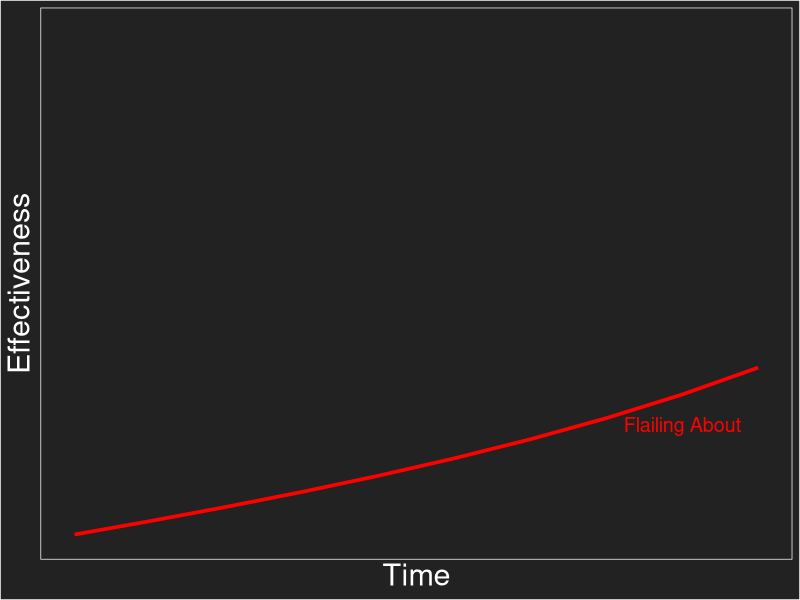
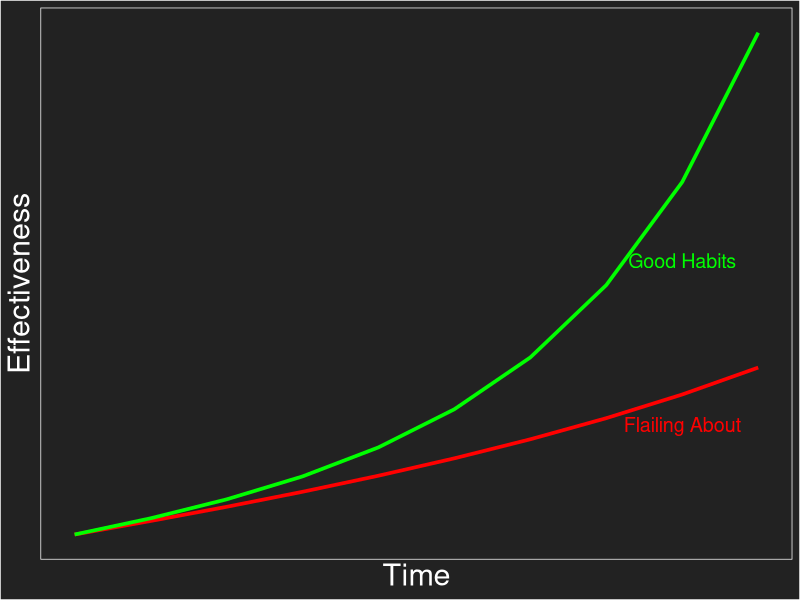

Source code (R) for these figures, in order:
## ---- chunk 1
knitr::opts_chunk$set(cache=TRUE)
library(ggplot2)
library(reshape2)
library(DiagrammeR)
## ---- chunk 2
gg_theme <- theme( axis.title = element_text(size = rel(2), color = "#FFFFFF")
                 , panel.grid.major = element_blank()
                 , panel.grid.minor = element_blank()
                 , axis.line = element_line(color = "#FFFFFF")
                 , panel.background = element_rect(fill = "#222222", color = "#FFFFFF")
                 , legend.background = element_rect(fill = "#222222")
                 , plot.background = element_rect(fill = "#222222")
                 , legend.key = element_rect(fill = "#222222")
                 )
## ---- chunk 3
why_bother <- data.frame( time = 1:10
                        , `Flailing About` = 2 + 1:10 + 1.25^(0:9)
                        , `Good Habits` = 2 + 1:10 + 1.5^(0:9)
                        , check.names = FALSE
                        )
why_bother <- melt( why_bother
                  , id.vars = "time"
                  )
why_bother$variable <- factor(why_bother$variable, levels=c("Good Habits", "Flailing About"))
## ---- chunk 4
( ggplot()
+ geom_line( data=subset(why_bother, variable=="Flailing About") 
           , aes(x=time, y=value), color="red", lwd=1.25
           )
+ geom_text( data=subset(why_bother, variable=="Flailing About" & time==9)
           , aes(x=time, y=value), color="red", size=rel(5), vjust=2.5, label="Flailing About"
           )
+ scale_x_continuous("Time", breaks=NULL, labels=NULL)
+ scale_y_continuous("Effectiveness", breaks=NULL, labels=NULL, lim=range(why_bother$value))
+ gg_theme
)
## ---- chunk 5
( ggplot()
+ geom_line( data=subset(why_bother, variable=="Flailing About") 
           , aes(x=time, y=value), color="red", lwd=1.25
           )
+ geom_text( data=subset(why_bother, variable=="Flailing About" & time==9)
           , aes(x=time, y=value), color="red", size=rel(5), vjust=2.5, label="Flailing About"
           )
+ geom_line( data=subset(why_bother, variable=="Good Habits")
           , aes(x=time, y=value), color="green", lwd=1.25
           )
+ geom_text( data=subset(why_bother, variable=="Good Habits" & time==9)
           , aes(x=time, y=value), color="green", size=rel(5), vjust=5.75, label="Good Habits"
           )
+ scale_x_continuous("Time", breaks=NULL, labels=NULL)
+ scale_y_continuous("Effectiveness", breaks=NULL, labels=NULL)
+ gg_theme
)
## ---- chunk 6
grViz("
digraph{
    nodesep = .25
    ranksep = 0.1
    rankdir = LR
    bgcolor = '#222222'
    fontname = 'Helvetica'
    node [fontname='Helvetica']

    subgraph steps {
        rank = same
        node [shape='plaintext', fixedsize=TRUE, fontcolor='yellow', fontsize=12]
        edge [color='#FFFFFF']
        step1 [label='Prepare the new variables']
        step2 [label='Refit the model']
        step3 [label='Compare to previous results']
        step1 -> step2 -> step3
    }
}
")
## ---- chunk 7
grViz("
digraph{
    nodesep = .25
    ranksep = 0.1
    rankdir = LR
    bgcolor = '#222222'
    fontname = 'Helvetica'
    node [fontname='Helvetica']

    subgraph steps {
        rank = same
        node [shape='plaintext', fixedsize=TRUE, fontcolor='yellow', fontsize=12]
        edge [color='#FFFFFF']
        step1 [label='Prepare']
        step2 [label='Refit']
        step3 [label='Compare']
        step1 -> step2 -> step3
    }

    subgraph substeps {
        rank = same
        node [shape='plaintext', width=1.5, fixedsize=TRUE, fontcolor='#222222', fontsize=8]
        edge [arrowsize=0, penwidth=0]
        sub1 [label='&#8226; Derive new variables\\l\n&#8226; Append new variables\\l']
        sub2 [label='&#8226; Tune hyperparameters\\l\n&#8226; Save model(s)\\l']
        sub3 [label='&#8226; Calculate metrics\\l\n&#8226; Communicate\\l']
    }

    edge [arrowsize=0, penwidth=0]
    step1 -> sub1
    step2 -> sub2
    step3 -> sub3
}
")
## ---- chunk 8
grViz("
digraph{
    nodesep = .25
    ranksep = 0.1
    rankdir = LR
    bgcolor = '#222222'
    fontname = 'Helvetica'
    node [fontname='Helvetica']

    subgraph steps {
        rank = same
        node [shape='plaintext', fixedsize=TRUE, fontcolor='yellow', fontsize=12]
        edge [color='#FFFFFF']
        step1 [label='Prepare']
        step2 [label='Refit']
        step3 [label='Compare']
        step1 -> step2 -> step3
    }

    subgraph substeps {
        rank = same
        node [shape='plaintext', width=1.5, fixedsize=TRUE, fontcolor='#FFFFFF', fontsize=8]
        edge [arrowsize=0, penwidth=0]
        sub1 [label='&#8226; Derive new variables\\l\n&#8226; Append new variables\\l']
        sub2 [label='&#8226; Tune hyperparameters\\l\n&#8226; Save model(s)\\l']
        sub3 [label='&#8226; Calculate metrics\\l\n&#8226; Communicate\\l']
    }

    edge [arrowsize=0, penwidth=0]
    step1 -> sub1
    step2 -> sub2
    step3 -> sub3
}
")
## ---- chunk 9
grViz("
digraph{
    nodesep = .25
    ranksep = 0.1
    rankdir = LR
    bgcolor = '#222222'
    fontname = 'Helvetica'
    node [fontname='Helvetica']

    subgraph steps {
        rank = same
        node [shape='plaintext', fixedsize=TRUE, fontcolor='yellow', fontsize=12]
        edge [color='#FFFFFF']
        step1 [label='Prepare']
        step2 [label='Refit']
        step3 [label='Compare']
        step1 -> step2 -> step3
    }

    subgraph substeps {
        rank = same
        node [shape='plaintext', width=.8, fixedsize=TRUE, fontcolor='#FFFFFF', fontsize=8]
        edge [arrowsize=0, penwidth=0]
        sub1 [label='&#8226; Derive\\l\n&#8226; Append\\l']
        sub2 [label='&#8226; Tune\\l\n&#8226; Save\\l']
        sub3 [label='&#8226; Calculate\\l\n&#8226; Share\\l']
    }
    
    subgraph surprises {
        rank = same
        node [shape='plaintext', width=1.5, fixedsize=TRUE, fontcolor='#222222', fontsize=8]
        edge [arrowsize=0, penwidth=0]
        surprise1 [label='&#8226; Lots of missing values\\l\n&#8226; Low match rate\\l']
        surprise2 [label='&#8226; Failing to converge\\l\n&#8226; Script errors\\l']
        surprise3 [label='&#8226; Strange results\\l\n&#8226; Poor communication\\l']
    }

    edge [arrowsize=0, penwidth=0]
    step1 -> sub1 -> surprise1
    step2 -> sub2 -> surprise2
    step3 -> sub3 -> surprise3
}
")
## ---- chunk 10
grViz("
digraph{
    nodesep = .25
    ranksep = 0.1
    rankdir = LR
    bgcolor = '#222222'
    fontname = 'Helvetica'
    node [fontname='Helvetica']

    subgraph steps {
        rank = same
        node [shape='plaintext', fixedsize=TRUE, fontcolor='yellow', fontsize=12]
        edge [color='#FFFFFF']
        step1 [label='Prepare']
        step2 [label='Refit']
        step3 [label='Compare']
        step1 -> step2 -> step3
    }

    subgraph substeps {
        rank = same
        node [shape='plaintext', width=.8, fixedsize=TRUE, fontcolor='#FFFFFF', fontsize=8]
        edge [arrowsize=0, penwidth=0]
        sub1 [label='&#8226; Derive\\l\n&#8226; Append\\l']
        sub2 [label='&#8226; Tune\\l\n&#8226; Save\\l']
        sub3 [label='&#8226; Calculate\\l\n&#8226; Share\\l']
    }

    subgraph surprises {
        rank = same
        node [shape='plaintext', width=1.5, fixedsize=TRUE, fontcolor='red', fontsize=8]
        edge [arrowsize=0, penwidth=0]
        surprise1 [label='&#8226; Lots of missing values\\l\n&#8226; Low match rate\\l']
        surprise2 [label='&#8226; Failing to converge\\l\n&#8226; Script errors\\l']
        surprise3 [label='&#8226; Strange results\\l\n&#8226; Poor communication\\l']
    }

    edge [arrowsize=0, penwidth=0]
    step1 -> sub1 -> surprise1
    step2 -> sub2 -> surprise2
    step3 -> sub3 -> surprise3
}
")
